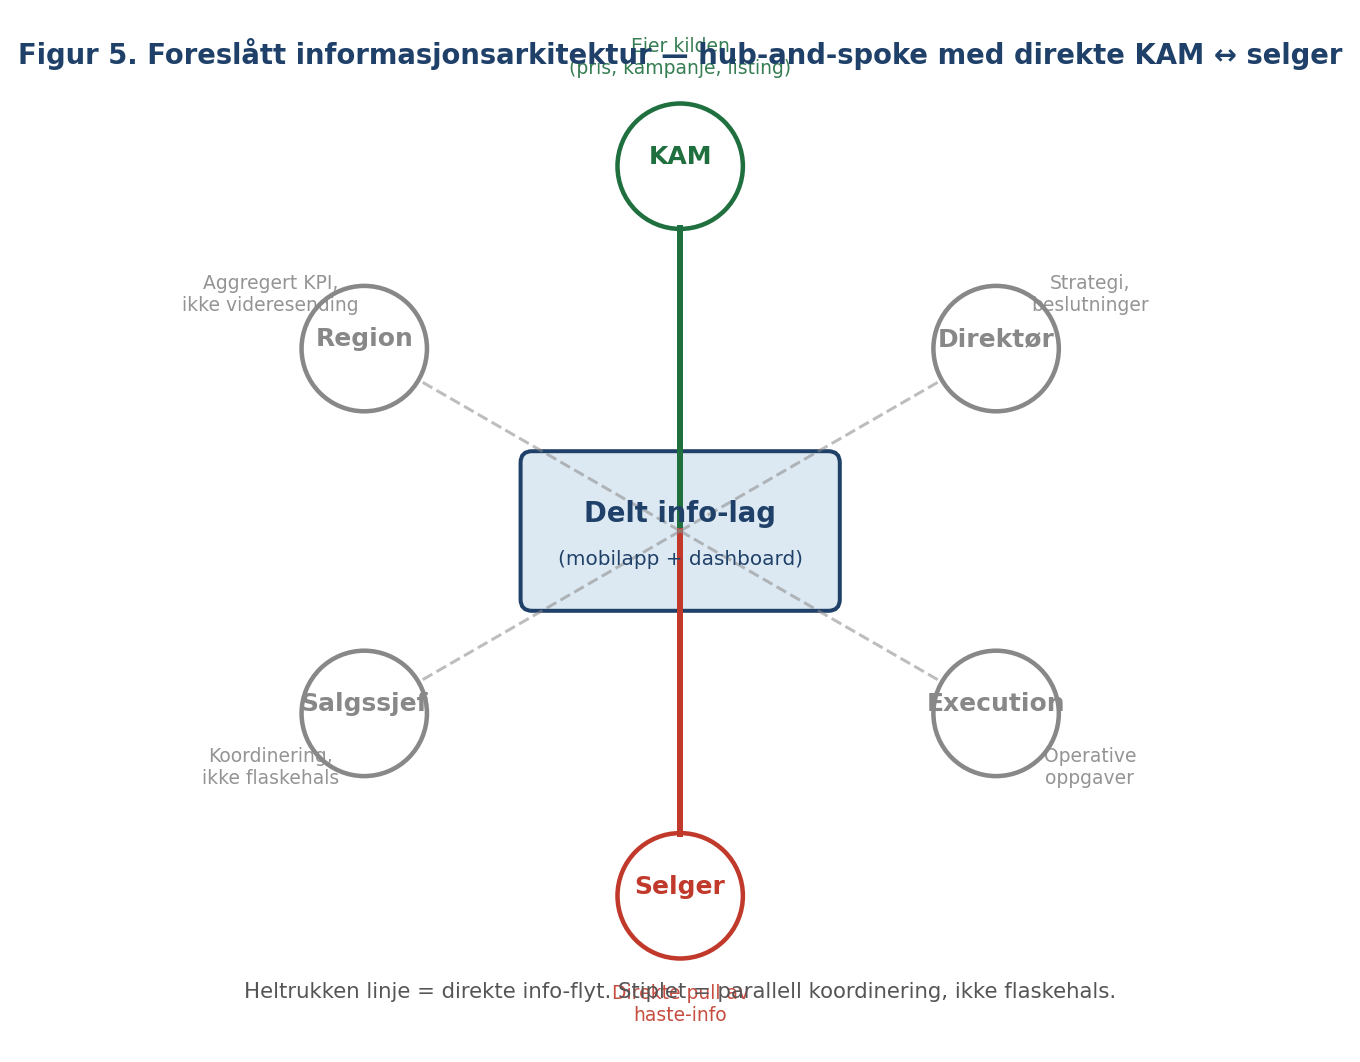

Write the Python code that produced this figure.
"""Figur 5 — Foreslått to-be informasjonsarkitektur (hub-and-spoke).

KAM som hub. Selger får direkte tilgang til kundespesifikk og haste-info
via et delt verktøylag. Ledere får parallell koordinerings-strøm uten
å være flaskehals.
"""
from pathlib import Path

import matplotlib.patches as mpatches
import matplotlib.pyplot as plt
import numpy as np

OUT = Path(__file__).with_suffix(".png")

fig, ax = plt.subplots(figsize=(8.5, 6.0))
ax.set_aspect("equal")
ax.set_xlim(-5, 5)
ax.set_ylim(-4.5, 4.5)
ax.axis("off")

# Sentrum: shared info-lag
hub = mpatches.FancyBboxPatch((-1.3, -0.6), 2.6, 1.2,
                              boxstyle="round,pad=0.1",
                              linewidth=1.6, edgecolor="#1f4068",
                              facecolor="#dde9f2")
ax.add_patch(hub)
ax.text(0, 0.15, "Delt info-lag", ha="center", va="center",
        fontsize=11, fontweight="bold", color="#1f4068")
ax.text(0, -0.25, "(mobilapp + dashboard)", ha="center", va="center",
        fontsize=8, color="#1f4068")

# Spokes — definerer rolle, posisjon (vinkel), farge
spokes = [
    ("KAM",        90,  "#1f6f3f", "Eier kilden\n(pris, kampanje, listing)"),
    ("Selger",    -90,  "#c0392b", "Direkte pull av\nhaste-info"),
    ("Salgssjef", 210,  "#888888", "Koordinering,\nikke flaskehals"),
    ("Region",    150,  "#888888", "Aggregert KPI,\nikke videresending"),
    ("Direktør",   30,  "#888888", "Strategi,\nbeslutninger"),
    ("Execution",  -30, "#888888", "Operative\noppgaver"),
]

R = 3.2
for name, deg, color, sub in spokes:
    rad = np.deg2rad(deg)
    x, y = R * np.cos(rad), R * np.sin(rad)
    ax.add_patch(mpatches.Circle((x, y), 0.55, edgecolor=color,
                                 facecolor="white", linewidth=1.8))
    ax.text(x, y + 0.08, name, ha="center", va="center",
            fontsize=10, fontweight="bold", color=color)
    # Sub-tekst utenfor sirkelen
    sx = x + 0.95 * np.cos(rad)
    sy = y + 0.95 * np.sin(rad)
    ax.text(sx, sy, sub, ha="center", va="center", fontsize=7.5,
            color=color, alpha=0.9)

    # Linje fra hub til spoke
    is_primary = name in ("KAM", "Selger")
    lw = 2.4 if is_primary else 1.2
    ls = "-" if is_primary else "--"
    alpha = 1.0 if is_primary else 0.55
    ax.plot([0, x * 0.83], [0, y * 0.83],
            color=color, linewidth=lw, linestyle=ls, alpha=alpha)

ax.text(0, 4.1, "Figur 5. Foreslått informasjonsarkitektur — hub-and-spoke med direkte KAM ↔ selger",
        ha="center", fontsize=11, fontweight="bold", color="#1f4068")
ax.text(0, -4.1,
        "Heltrukken linje = direkte info-flyt. Stiplet = parallell koordinering, ikke flaskehals.",
        ha="center", fontsize=8.5, color="#555")

fig.tight_layout()
fig.savefig(OUT, dpi=180, bbox_inches="tight")
print(f"→ {OUT}")
